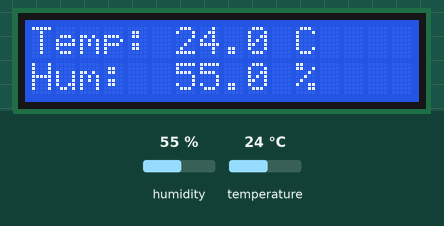
This sketch was run on a simulated ESP32. Shown: 16×2 character LCD. The test bench sets the inputs (shaded band); at power-on: humidity 55 %, temperature 24 °C. What the sketch prints to the serial monitor is not drawn.

Above: at 5.6 s.
5.7 s: humidity set to 22 %
At 11.1 s:
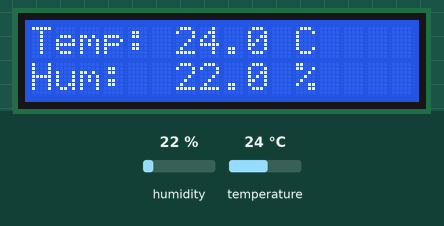
13.1 s: temperature set to 12 °C
At 16.1 s:
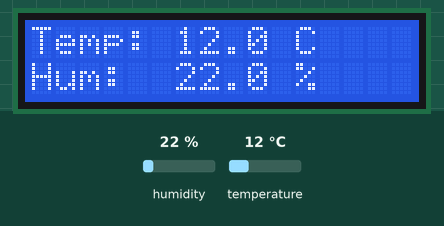
20.5 s: humidity set to 40 %
At 26.1 s:
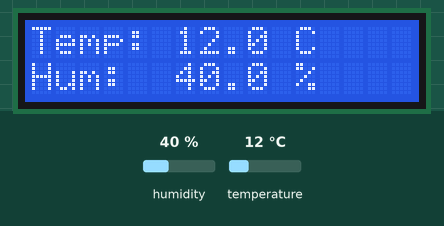
27.9 s: temperature set to 19 °C
At 31.1 s:
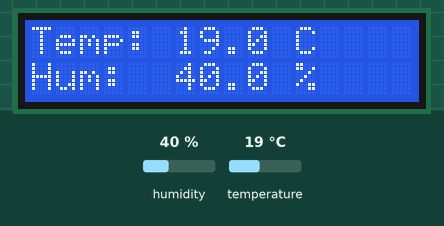
Timing chart, 0 to 32.6 s (numbered marks = the images above; inputs shaded):
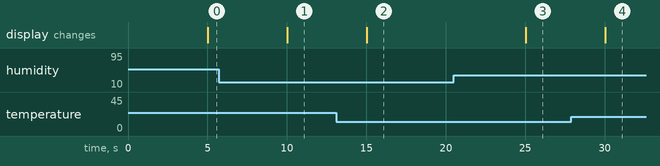

The sketch:

sketch.ino
```cpp
#include "AmbientDisplayDevice.h"


const uint8_t DHT_PIN = 13;
const uint8_t LCD_ADDRESS = 0x27;

AmbientDisplayDevice device(DHT_PIN, LCD_ADDRESS);

const unsigned long SENSOR_READ_INTERVAL = 5000; // 5 seconds
unsigned long previousMillis = 0;

void setup() {
  device.init();
}

void loop() {
  unsigned long currentMillis = millis();

  if (currentMillis - previousMillis >= SENSOR_READ_INTERVAL) {
    previousMillis = currentMillis;
    device.run();
  }
}
```

Actuator.cpp
```cpp
#include "Actuator.h"

Actuator::Actuator(int pin, CommandHandler* commandHandler)
    : pin(pin), handler(commandHandler) {}

void Actuator::handle(Command command) {
    if (handler != nullptr) {
        handler->handle(command);
    }
}

void Actuator::setHandler(CommandHandler* commandHandler) {
    handler = commandHandler;
}
```

Actuator.h
```cpp
#ifndef ACTUATOR_H
#define ACTUATOR_H

#include "CommandHandler.h"

class Actuator : public CommandHandler {
protected:
    int pin;
    CommandHandler* handler;

public:
    Actuator(int pin, CommandHandler* commandHandler = nullptr);

    void handle(Command command) override;

    void setHandler(CommandHandler* commandHandler);
};

#endif
```

AmbientDisplayDevice.cpp
```cpp
#include "AmbientDisplayDevice.h"
#include <Arduino.h>

AmbientDisplayDevice::AmbientDisplayDevice(uint8_t dhtPin, uint8_t lcdAddress) :
    dhtSensor(dhtPin, DHT22, this),
    lcdDisplay(lcdAddress, 16, 2) {}

void AmbientDisplayDevice::init() {
    Serial.begin(115200);
    Serial.println("=========================================");
    Serial.println("Ambient Temperature & Humidity Display");
    Serial.println("=========================================");

    dhtSensor.begin();
    lcdDisplay.init();
    lcdDisplay.displayData(0.0, 0.0);
}

void AmbientDisplayDevice::run() {
    dhtSensor.check();
}

void AmbientDisplayDevice::on(Event event) {
    if (event == DhtSensor::DATA_UPDATED_EVENT) {
        Serial.println("Sensor data updated. Updating display.");
        updateDisplay();
    }
}

void AmbientDisplayDevice::handle(Command command) {
    // This device does not handle any commands, so we leave this empty.
}

void AmbientDisplayDevice::updateDisplay() {
    // Get the latest data from the sensor
    float temp = dhtSensor.temperature;
    float hum = dhtSensor.humidity;

    Serial.printf("Temperature: %.1f C, Humidity: %.1f %%\n", temp, hum);

    lcdDisplay.displayData(temp, hum);
}
```

AmbientDisplayDevice.h
```cpp
#ifndef AMBIENT_DISPLAY_DEVICE_H
#define AMBIENT_DISPLAY_DEVICE_H

#include "Device.h"
#include "DhtSensor.h"
#include "LcdDisplay.h"

class AmbientDisplayDevice : public Device {
public:
    AmbientDisplayDevice(uint8_t dhtPin, uint8_t lcdAddress);
    void init();
    void run();

    /**
     * @brief Handles events from components (e.g., sensor updates).
     * @param event The event that occurred.
     */
    void on(Event event) override;

    /**
     * @brief Handles commands (required by the Device interface).
     * @param command The command to handle.
     */
    void handle(Command command) override;

private:
    DhtSensor dhtSensor;
    LcdDisplay lcdDisplay;

    void updateDisplay();
};

#endif // AMBIENT_DISPLAY_DEVICE_H
```

CommandHandler.h
```cpp
#ifndef COMMAND_HANDLER_H
#define COMMAND_HANDLER_H

struct Command {
    int id;

    explicit Command(int commandId) : id(commandId) {}
    bool operator==(const Command& other) const { return id == other.id; }
};

class CommandHandler {
public:
    virtual void handle(Command command) = 0;
    virtual ~CommandHandler() = default;
};

#endif
```

Device.cpp
```cpp
#include "Device.h"
```

Device.h
```cpp
#ifndef DEVICE_H
#define DEVICE_H

#include "EventHandler.h"
#include "CommandHandler.h"

class Device : public EventHandler, public CommandHandler {
public:
    virtual void on(Event event) override = 0;

    virtual void handle(Command command) override = 0;

    virtual ~Device() = default;
};

#endif
```

DhtSensor.cpp
```cpp
#include "DhtSensor.h"
#include "Arduino.h"

const Event DhtSensor::DATA_UPDATED_EVENT = Event(DATA_UPDATED_EVENT_ID);

DhtSensor::DhtSensor(uint8_t pin, uint8_t type, EventHandler* handler)
    : Sensor(pin, handler), dht(pin, type), temperature(0.0), humidity(0.0), lastTemperature(-100.0), lastHumidity(-100.0) {}

void DhtSensor::begin() {
    dht.begin();
}

void DhtSensor::check() {
    float h = dht.readHumidity();
    float t = dht.readTemperature();

    if (isnan(h) || isnan(t)) {
        Serial.println("Failed to read from DHT sensor!");
        return;
    }

    if (t != lastTemperature || h != lastHumidity) {
        temperature = t;
        humidity = h;
        lastTemperature = t;
        lastHumidity = h;

        if (handler != nullptr) {
            handler->on(DATA_UPDATED_EVENT);
        }
    }
}
```

DhtSensor.h
```cpp
#ifndef DHT_SENSOR_H
#define DHT_SENSOR_H

#include <DHT.h>
#include "Sensor.h"

class DhtSensor : public Sensor {
public:
    static const int DATA_UPDATED_EVENT_ID = 100;
    static const Event DATA_UPDATED_EVENT;

    float temperature;
    float humidity;

    /**
     * @brief Constructs a DhtSensor.
     * @param pin The GPIO pin connected to the DHT sensor's data line.
     * @param type The type of DHT sensor (e.g., DHT22).
     * @param handler The EventHandler to notify of new data.
     */
    DhtSensor(uint8_t pin, uint8_t type, EventHandler* handler = nullptr);

    /**
     * @brief Initializes the DHT sensor.
     */
    void begin();

    /**
     * @brief Reads the sensor and fires an event if new data is available.
     */
    void check();

private:
    DHT dht;
    float lastTemperature;
    float lastHumidity;
};

#endif // DHT_SENSOR_H
```

EventHandler.h
```cpp
#ifndef EVENT_HANDLER_H
#define EVENT_HANDLER_H

struct Event {
    int id;

    explicit Event(int eventId) : id(eventId) {}
    bool operator==(const Event& other) const { return id == other.id; }
};

class EventHandler {
public:
    virtual void on(Event event) = 0;
    virtual ~EventHandler() = default;
};

#endif
```

LcdDisplay.cpp
```cpp
#include "LcdDisplay.h"
#include <Arduino.h>

LcdDisplay::LcdDisplay(uint8_t address, uint8_t cols, uint8_t rows)
    : Actuator(0), lcd(address, cols, rows) {}

void LcdDisplay::init() {
  lcd.init();
  lcd.backlight();
  lcd.clear();
}

void LcdDisplay::clear() {
  lcd.clear();
}

void LcdDisplay::displayData(float temp, float hum) {
    lcd.clear();

    char tempLine[17];

    snprintf(tempLine, sizeof(tempLine), "Temp: %.1f C", temp);

    char humLine[17];

    snprintf(humLine, sizeof(humLine), "Hum:  %.1f %%", hum);

    lcd.setCursor(0, 0);
    lcd.print(tempLine);

    lcd.setCursor(0, 1);
    lcd.print(humLine);
}
```

LcdDisplay.h
```cpp
#ifndef LCD_DISPLAY_H
#define LCD_DISPLAY_H

#include <LiquidCrystal_I2C.h>
#include "Actuator.h"

class LcdDisplay : public Actuator {
public:
    /**
     * @brief Constructs an LcdDisplay actuator.
     * @param address The I2C address of the LCD.
     * @param cols The number of columns.
     * @param rows The number of rows.
     */
    LcdDisplay(uint8_t address, uint8_t cols, uint8_t rows);

    /**
     * @brief Initializes the LCD.
     */
    void init();

    /**
     * @brief Displays the temperature and humidity data.
     * @param temp The temperature value to display.
     * @param hum The humidity value to display.
     */
    void displayData(float temp, float hum);

    /**
     * @brief Clears the LCD screen.
     */
    void clear();

private:
    LiquidCrystal_I2C lcd;
};

#endif // LCD_DISPLAY_H
```

Sensor.cpp
```cpp
#include "Sensor.h"

Sensor::Sensor(int pin, EventHandler* eventHandler)
    : pin(pin), handler(eventHandler) {}

void Sensor::on(Event event) {
    if (handler != nullptr) {
        handler->on(event);
    }
}

void Sensor::setHandler(EventHandler* eventHandler) {
    handler = eventHandler;
}
```

Sensor.h
```cpp
#ifndef SENSOR_H
#define SENSOR_H

#include "EventHandler.h"

class Sensor : public EventHandler {
protected:
    int pin;
    EventHandler* handler;

public:
    Sensor(int pin, EventHandler* eventHandler = nullptr);

    void on(Event event) override;

    void setHandler(EventHandler* eventHandler);
};

#endif
```

Measured:
- after the input at 5.7 s, the display: changes after 4.3 s (image 1)
- after the input at 13.1 s, the display: changes after 1.9 s (image 2)
- after the input at 20.5 s, the display: changes after 4.5 s (image 3)
- after the input at 27.9 s, the display: changes after 2.1 s (image 4)
